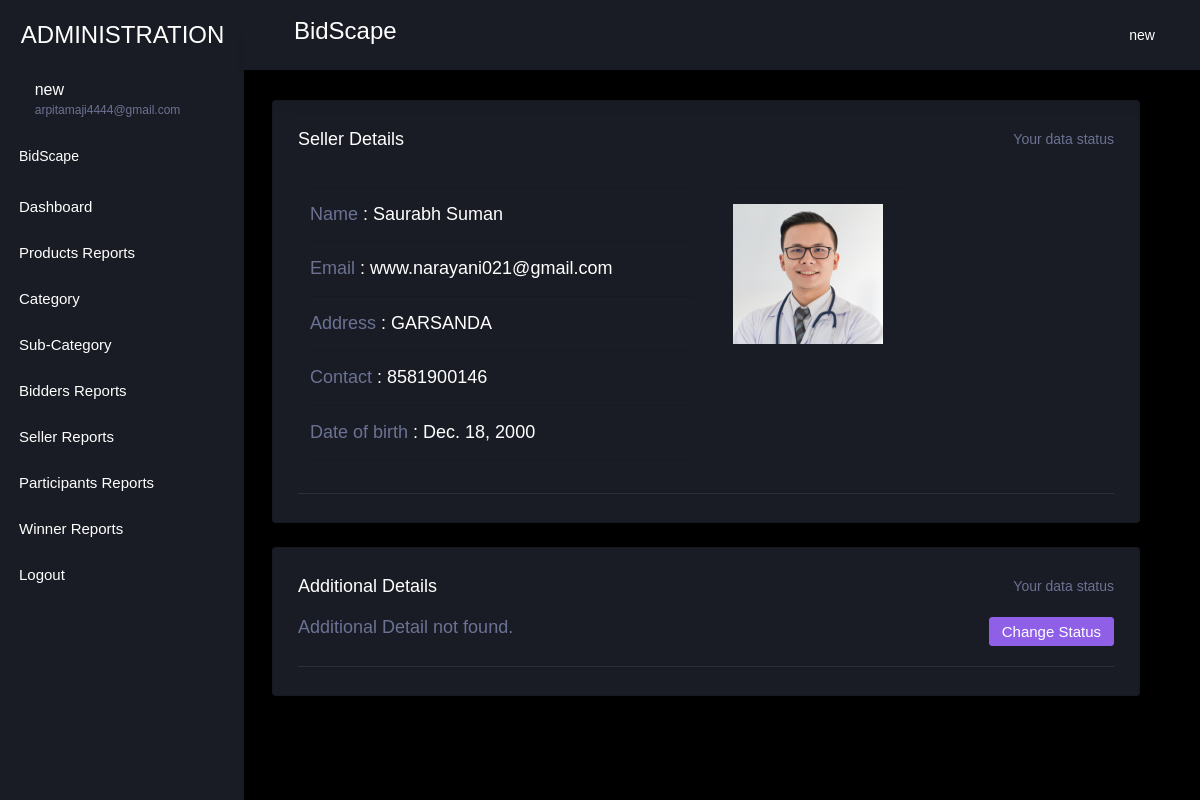
/seller_detail/2 (signed in), run on the app's committed database.
### bid_app/models.py (models this page shows, shortened)
class AuctionUser(models.Model):
    user = models.ForeignKey(User,on_delete=models.CASCADE,null=True, blank=True)
    dob = models.DateField(null=True, blank=True)
    address = models.CharField(max_length=100,null=True, blank=True)
    contact = models.CharField(max_length=10,null=True, blank=True)
    image = models.FileField(null=True, blank=True)
    user_type = models.CharField(max_length=100,null=True, blank=True)
    status = models.CharField(max_length=100,null=True, blank=True, default="pending")
    membership = models.ForeignKey(Member_fee,on_delete=models.CASCADE,null=True, blank=True)
    created = models.DateTimeField(auto_now_add=True)
    adhar_card = models.FileField(null=True, blank=True)
    pan_card = models.FileField(null=True, blank=True)
    bank_statement = models.FileField(null=True, blank=True)
    adhar_number = models.CharField(max_length=100,null=True, blank=True)
    pan_number = models.CharField(max_length=100,null=True, blank=True)
    account_number = models.CharField(max_length=100,null=True, blank=True)
    agree = models.BooleanField(null=True, blank=True)
    email_verification = models.BooleanField(null=True, blank=True)
    otp = models.CharField(max_length=100,null=True, blank=True)

### bid_app/views.py (the view)
# urls.py: path('seller_detail/<int:pid>', seller_detail, name="seller_detail"),
def seller_detail(request,pid):
    if not request.user.is_authenticated:
        return redirect('loginadmin')
    data = AuctionUser.objects.get(id=pid)
    d = {'data':data}
    return render(request,'administration/seller_detail.html',d)

### bid_app/templates/administration/seller_detail.html
{% extends 'administration/index.html' %}
{% load static %}
{% block body %}
{% load custom_tags %}
<div class="main-panel">
    <div class="content-wrapper">
      <div class="row">
        <div class="col-md-12 grid-margin stretch-card">
          <div class="card">
            <div class="card-body">
              <div class="d-flex flex-row justify-content-between">
                <h4 class="card-title mb-1">Seller Details</h4>
                <p class="text-muted mb-1">Your data status</p>
              </div>
              <div class="row">
                <div class="col-12">
                  <div class="preview-list">
                    <div class="preview-item border-bottom">
                        <div class="col-md-6"><hr>
                            <h4><span class="text-muted mb-1">Name </span>:  {{data.user.first_name}} {{data.user.last_name}}</h4><hr>
                            <h4><span class="text-muted mb-1">Email </span>:  {{data.user.email}}</h4><hr>
                            <h4><span class="text-muted mb-1">Address </span>: {{data.address}}</h4><hr>
                            <h4><span class="text-muted mb-1">Contact </span>: {{data.contact}}</h4><hr>
                            <h4><span class="text-muted mb-1">Date of birth </span>: {{data.dob}}</h4><hr>
                        </div>
                      <div class="preview-item-content d-sm-flex flex-grow">
                        <div class="col-md-6" style="height:100px;"><hr>
                            <h4>  <img src="{{data.image.url}}" style="width:150px;height:140px"></h4>
                        </div>
                      </div>
                    </div>
                  </div>
                </div>
              </div>
            </div>
          </div>
        </div>
      </div>
      <div class="row">
        <div class="col-md-12 grid-margin stretch-card">
          <div class="card">
            <div class="card-body">
              <div class="d-flex flex-row justify-content-between">
                <h4 class="card-title mb-1">Additional Details</h4>
                <p class="text-muted mb-1">Your data status</p>
              </div>
              <div class="row">
                <div class="col-12">
                  <div class="preview-list">
                    <div class="preview-item border-bottom">
                        {% if data.pan_card %}
                            <div class="col-md-6"><hr>
                                <h4><span class="text-muted mb-1">Pan Card </span>:  <a href="{{data.pan_card.url}}" target="_blank" class="btn btn-info"> view</a></h4><hr>
                                <h4><span class="text-muted mb-1">Aadhar Card </span>:  <a href="{{data.adhar_card.url}}" target="_blank" class="btn btn-info"> view</a></h4><hr>
                                <h4><span class="text-muted mb-1">Bank Statement </span>: <a href="{{data.bank_statement.url}}" target="_blank" class="btn btn-info"> view</a></h4><hr>
                            </div>
                        <div class="preview-item-content d-sm-flex flex-grow">
                            <div class="col-md-6"><hr>
                                <h4><span class="text-muted mb-1">Pan Card number </span>:  {{data.pan_number}}</h4><hr>
                                <h4><span class="text-muted mb-1">Aadhar Card number </span>:  {{data.adhar_number}}</h4><hr>
                                <h4><span class="text-muted mb-1">Bank Account number </span>: {{data.account_number}}</h4><hr>
                            </div>
                            {% else %}
                            <h4><span class="text-muted mb-1">Additional Detail not found.</span></h4><hr>
                            {% endif %}
                            <a href="{% url 'change_user_status' data.id %}" onclick="return confirm('Are you sure to change status?')"><button class="btn btn-info">Change Status</button></a>
                      </div>
                    </div>
                  </div>
                </div>
              </div>
            </div>
          </div>
        </div>
      </div>
    </div>
    {% endblock %}

### bid_app/templates/administration/index.html (shortened to what this page needs)
<!DOCTYPE html>
{% load static %}
<html lang="en">
  <head>
    <link rel="stylesheet" href="{% static 'administration/assets/vendors/mdi/css/materialdesignicons.min.css' %}">
    <link rel="stylesheet" href="{% static 'administration/assets/vendors/css/vendor.bundle.base.css' %}">
    <link rel="stylesheet" href="{% static 'administration/assets/vendors/jvectormap/jquery-jvectormap.css' %}">
    <link rel="stylesheet" href="{% static 'administration/assets/vendors/flag-icon-css/css/flag-icon.min.css' %}">
    <link rel="stylesheet" href="{% static 'administration/assets/vendors/owl-carousel-2/owl.carousel.min.css' %}">
    <link rel="stylesheet" href="{% static 'administration/assets/vendors/owl-carousel-2/owl.theme.default.min.css' %}">
    <link rel="stylesheet" href="{% static 'administration/assets/css/style.css' %}">
  </head>
  <body>
    <div class="container-scroller">
      <nav class="sidebar sidebar-offcanvas" id="sidebar">
        <div class="sidebar-brand-wrapper d-none d-lg-flex align-items-center justify-content-center fixed-top">
          <a class="sidebar-brand brand-logo" href="#" style="color:white">ADMINISTRATION</a>
        </div>
        <ul class="nav">
          <li class="nav-item profile">
            <div class="profile-desc">
              <div class="profile-pic">
                <div class="profile-name">
                  <h5 class="mb-0 font-weight-normal">{{request.user.username}}</h5>
                  <span>{{request.user.email}}</span>
                </div>
              </div>
              <a href="#" id="profile-dropdown" data-toggle="dropdown"><i class="mdi mdi-dots-vertical"></i></a>
            </div>
          </li>
          <li class="nav-item nav-category">
            <span class="nav-link" style="color:white;">BidScape</span>
          </li>
          <li class="nav-item menu-items">
            <a class="nav-link" href="/admin-home">
              <span class="menu-title" style="color:white;">Dashboard</span>
            </a>
          </li>
          <li class="nav-item menu-items">
            <a class="nav-link" href="/admin_view_product">
              <span class="menu-title"style="color:white;">Products Reports</span>
            </a>
          </li>
          <li class="nav-item menu-items">
            <a class="nav-link" data-toggle="collapse" href="#ui-basic-1" aria-expanded="false" aria-controls="ui-basic">
              <span class="menu-title" style="color:white;">Category</span>
              <i class="menu-arrow"></i>
            </a>
          </li>
          <li class="nav-item menu-items">
            <a class="nav-link" data-toggle="collapse" href="#ui-basic-2" aria-expanded="false" aria-controls="ui-basic">
              <span class="menu-title" style="color:white;">Sub-Category</span>
              <i class="menu-arrow"></i>
            </a>
          </li>
          <li class="nav-item menu-items">
            <a class="nav-link" href="/view_buyer_user">
              <span class="menu-title" style="color:white;">Bidders Reports</span>
            </a>
          </li>
          <li class="nav-item menu-items">
            <a class="nav-link" href="/view_seller_user">
              <span class="menu-title" style="color:white;">Seller Reports</span>
            </a>
          </li>
          <li class="nav-item menu-items">
            <a class="nav-link" href="/view_participants">
              <span class="menu-title" style="color:white;">Participants Reports</span>
            </a>
          </li>
          <li class="nav-item menu-items">
            <a class="nav-link" href="/view_winner">
              <span class="menu-title" style="color:white;">Winner Reports</span>
            </a>
          </li>
          <li class="nav-item menu-items">
            <a class="nav-link" href="/logout">
              <span class="menu-title" style="color:white;">Logout</span>
            </a>
          </li>
        </ul>
      </nav>
      <div class="container-fluid page-body-wrapper">
        <nav class="navbar p-0 fixed-top d-flex flex-row">
          <div class="navbar-menu-wrapper flex-grow d-flex align-items-stretch">
            <button class="navbar-toggler navbar-toggler align-self-center" type="button" data-toggle="minimize">
              <span class="mdi mdi-menu"></span>
            </button>
            <ul class="navbar-nav w-100">
              <li class="nav-item w-100">
                <h3>BidScape</h3>
              </li>
            </ul>
            <ul class="navbar-nav navbar-nav-right">
              <li class="nav-item dropdown">
                <a class="nav-link" id="profileDropdown" href="#" data-toggle="dropdown">
                  <div class="navbar-profile">
                    <p class="mb-0 d-none d-sm-block navbar-profile-name">{{request.user.username}}</p>
                    <i class="mdi mdi-menu-down d-none d-sm-block"></i>
                  </div>
                </a>
              </li>
            </ul>
          </div>
        </nav>
        {% block body %}{% endblock %}
          <footer class="footer">
          </footer>
        </div>
      </div>
  </body>
</html>

### data on the page
AuctionUser: user.first_name "Saurabh", user.last_name "Suman", user.email "www.narayani021@gmail.com", address "GARSANDA", contact "8581900146", dob "Dec. 18, 2000", image (picture)

### other printed values
{{ request.user.username }} "new"
{{ request.user.email }} "arpitamaji4444@gmail.com"
